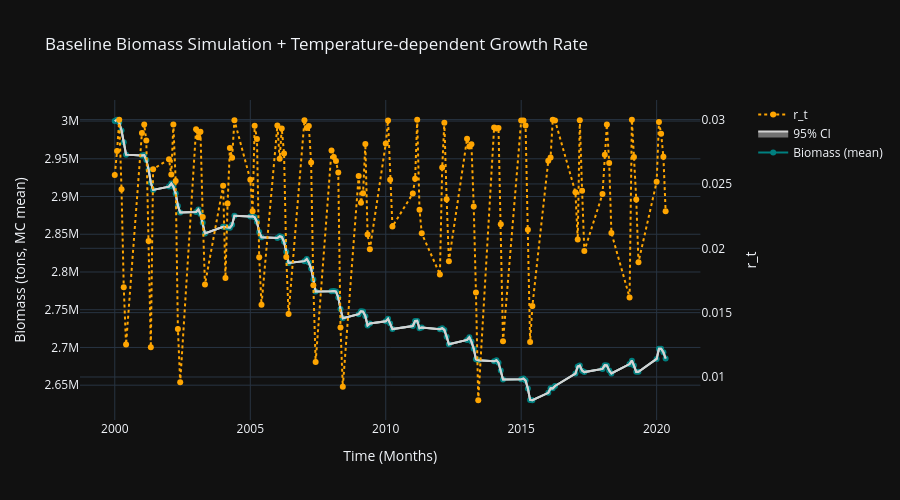

Here is the notebook cell this chart was saved with:
### Markdown cell above
### Baseline Plot (mean + 95% CI) and exploitation rate

This step creates one of the main graphs in the whole notebook.  
It shows what happens to the fish population over time under “normal” conditions.

The graph includes three parts:

1. **Average biomass line**  
   This line shows the expected size of the squid population each month after running the model many times.

2. **Shaded uncertainty band**  
   The light-colored band around the line shows how much the results can vary.  
   This helps us to understand that nature is unpredictable, and the model allows for different possible outcomes.

3. **Growth rate line (on a second vertical scale)**  
   This second line shows how fast the squid are growing each month.  
   Growth changes mainly because the water gets warmer or cooler.  
   When growth goes up, biomass usually rises later.  
   When growth drops, the population may shrink.

The cell also calculates a simple measure of fishing pressure.  
It compares the average amount of squid caught to the average amount of fish in the water.  
This gives a quick sense of whether the fishing activity is light or heavy in the baseline situation.

Overall, this graph helps us see:
- how the squid population changes through the year,
- how much uncertainty there is,
- how temperature-driven growth affects the population.

### Code cell
# Exploitation rate
mean_catch = df_mc["TotalCatch_tons"].mean()
mean_biomass = df_mc["Biomass_mean"].mean()
exploitation_rate = mean_catch / mean_biomass if mean_biomass > 0 else np.nan

# create plot
fig = make_subplots(specs=[[{"secondary_y": True}]])
fig.add_trace(go.Scatter(x=dates, y=df_mc["Biomass_mean"], mode="lines+markers", name="Biomass (mean)", line=dict(color="teal")), secondary_y=False)
fig.add_trace(go.Scatter(x=dates, y=df_mc["Biomass_CI_upper"], fill=None, mode="lines", line=dict(color="lightgray"), showlegend=False), secondary_y=False)
fig.add_trace(go.Scatter(x=dates, y=df_mc["Biomass_CI_lower"], fill='tonexty', mode="lines", line=dict(color="lightgray"), name="95% CI"), secondary_y=False)

# r_t on secondary y
fig.add_trace(go.Scatter(x=dates, y=df_mc["r_t"], mode="lines+markers", name="r_t", line=dict(color="orange", dash="dot")), secondary_y=True)

fig.update_layout(title="Baseline Biomass Simulation + Temperature-dependent Growth Rate",  xaxis_title="Time (Months)", template="plotly_dark", height=500)
fig.update_yaxes(title_text="Biomass (tons, MC mean)", secondary_y=False)
fig.update_yaxes(title_text="r_t", secondary_y=True)
fig.show()

# Save temperature-dependent growth curve
output_path = "../outputs/EDSPM/temperature_dependent_growth_rate.png"
fig.write_image(output_path)
output_path


print(f"Average exploitation rate (mean catch / mean biomass) = {exploitation_rate:.2%}")
